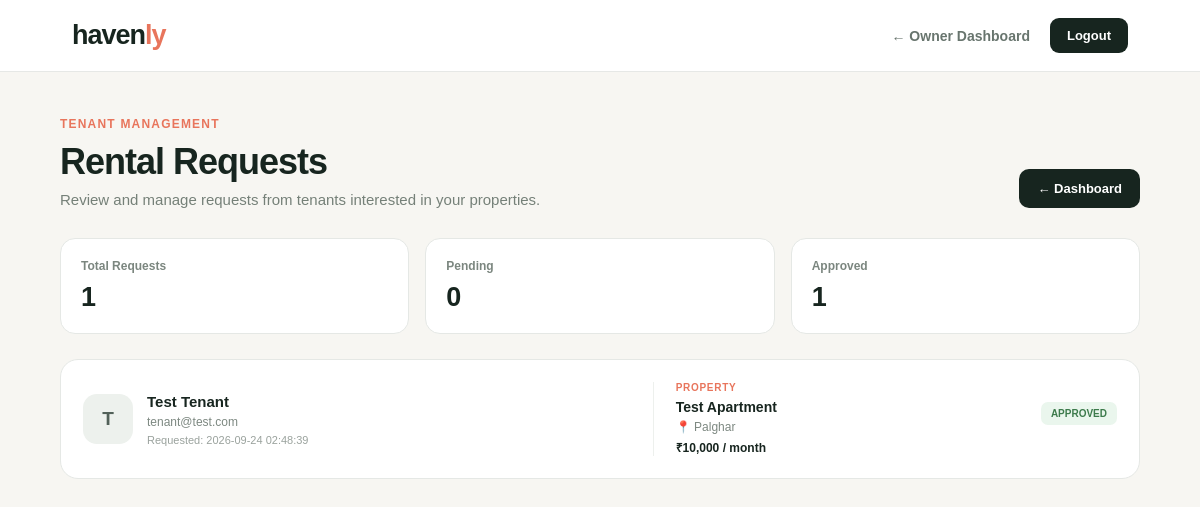
Screenshot of /owner-requests (signed in) with the database file from the repository.
### tables this page shows
CREATE TABLE rental_requests (
    id INTEGER PRIMARY KEY AUTOINCREMENT,
    property_id INTEGER NOT NULL,
    tenant_id INTEGER NOT NULL,
    status TEXT NOT NULL DEFAULT 'Pending',
    request_date TIMESTAMP DEFAULT CURRENT_TIMESTAMP,

    FOREIGN KEY (property_id)
        REFERENCES properties(id),

    FOREIGN KEY (tenant_id)
        REFERENCES users(id)
);

CREATE TABLE users (
    id INTEGER PRIMARY KEY AUTOINCREMENT,
    name TEXT NOT NULL,
    email TEXT UNIQUE NOT NULL,
    password TEXT NOT NULL,
    role TEXT NOT NULL DEFAULT 'tenant'
);

CREATE TABLE properties (
    id INTEGER PRIMARY KEY AUTOINCREMENT,
    title TEXT NOT NULL,
    property_type TEXT NOT NULL,
    location TEXT NOT NULL,
    rent INTEGER NOT NULL,
    description TEXT,
    image_url TEXT,
    available INTEGER DEFAULT 1
, owner_id INTEGER);

### app.py (the view)
@app.route("/owner-requests")
def owner_requests():
    if "user_id" not in session:
        return redirect(url_for("login"))
    if session.get("user_role") != "owner":
        return redirect(url_for("tenant_dashboard"))
    owner_id = session["user_id"]
    connection = get_db_connection()
    rental_requests = connection.execute(
        """
        SELECT
            rental_requests.id,
            rental_requests.status,
            rental_requests.request_date,
            users.name AS tenant_name,
            users.email AS tenant_email,
            properties.title AS property_title,
            properties.location,
            properties.rent
        FROM rental_requests
        JOIN users
            ON rental_requests.tenant_id = users.id
        JOIN properties
            ON rental_requests.property_id = properties.id
        WHERE properties.owner_id = ?
        ORDER BY rental_requests.id DESC
        """,
        (owner_id,)
    ).fetchall()
    total_requests = connection.execute(
        """
        SELECT COUNT(*)
        FROM rental_requests
        JOIN properties
            ON rental_requests.property_id = properties.id
        WHERE properties.owner_id = ?
        """,
        (owner_id,)
    ).fetchone()[0]
    pending_requests = connection.execute(
        """
        SELECT COUNT(*)
        FROM rental_requests
        JOIN properties
            ON rental_requests.property_id = properties.id
        WHERE properties.owner_id = ?
        AND rental_requests.status = 'Pending'
        """,
        (owner_id,)
    ).fetchone()[0]
    approved_requests = connection.execute(
        """
        SELECT COUNT(*)
        FROM rental_requests
        JOIN properties
            ON rental_requests.property_id = properties.id
        WHERE properties.owner_id = ?
        AND rental_requests.status = 'Approved'
        """,
        (owner_id,)
    ).fetchone()[0]
    connection.close()
    return render_template(
        "owner_requests.html",
        rental_requests=rental_requests,
        total_requests=total_requests,
        pending_requests=pending_requests,
        approved_requests=approved_requests
    )

### app.py (called while the page is built)
def get_db_connection():
    connection = sqlite3.connect("database/database.db")
    connection.row_factory = sqlite3.Row
    return connection

### templates/owner_requests.html (shortened to what this page needs)
<!DOCTYPE html>
<html lang="en">
<head>
</head>
<body>
<nav class="navbar">
    <a href="/" class="logo">
        haven<span>ly</span>
    </a>
    <div class="nav-right">
        <a
            href="/owner-dashboard"
            class="back-link"
        >
            ← Owner Dashboard
        </a>
        <a
            href="/logout"
            class="logout-btn"
        >
            Logout
        </a>
    </div>
</nav>
<main class="main">
    <section class="page-header">
        <div>
            <div class="page-label">
                Tenant Management
            </div>
            <h1>
                Rental Requests
            </h1>
            <p>
                Review and manage requests from tenants interested
                in your properties.
            </p>
        </div>
        <a
            href="/owner-dashboard"
            class="dashboard-btn"
        >
            ← Dashboard
        </a>
    </section>
    <section class="summary">
        <div class="summary-card">
            <div class="summary-label">
                Total Requests
            </div>
            <div class="summary-value">
                {{ total_requests }}
            </div>
        </div>
        <div class="summary-card">
            <div class="summary-label">
                Pending
            </div>
            <div class="summary-value">
                {{ pending_requests }}
            </div>
        </div>
        <div class="summary-card">
            <div class="summary-label">
                Approved
            </div>
            <div class="summary-value">
                {{ approved_requests }}
            </div>
        </div>
    </section>
    {% if rental_requests %}
    <div class="requests-container">
        {% for rental_request in rental_requests %}
        <div class="request-card">
            <div class="tenant-section">
                <div class="tenant-avatar">
                    {{ rental_request["tenant_name"][0]|upper }}
                </div>
                <div class="tenant-info">
                    <h3>
                        {{ rental_request["tenant_name"] }}
                    </h3>
                    <div class="tenant-email">
                        {{ rental_request["tenant_email"] }}
                    </div>
                    <div class="request-date">
                        Requested:
                        {{ rental_request["request_date"] }}
                    </div>
                </div>
            </div>
            <div class="property-section">
                <div class="property-label">
                    Property
                </div>
                <h3>
                    {{ rental_request["property_title"] }}
                </h3>
                <div class="property-location">
                    📍 {{ rental_request["location"] }}
                </div>
                <div class="property-rent">
                    ₹{{ "{:,}".format(rental_request["rent"]) }}
                    / month
                </div>
            </div>
            <div class="request-actions">
                {% if rental_request["status"] == "Pending" %}
                <div class="status status-pending">
                    PENDING
                </div>
                <div class="action-buttons">
                    <form
                        action="/owner-request/{{ rental_request['id'] }}/approve"
                        method="POST"
                    >
                        <button
                            type="submit"
                            class="approve-btn"
                        >
                            Approve
                        </button>
                    </form>
                    <form
                        action="/owner-request/{{ rental_request['id'] }}/reject"
                        method="POST"
                    >
                        <button
                            type="submit"
                            class="reject-btn"
                        >
                            Reject
                        </button>
                    </form>
                </div>
                {% elif rental_request["status"] == "Approved" %}
                <div class="status status-approved">
                    APPROVED
                </div>
                {% else %}
                <div class="status status-rejected">
                    REJECTED
                </div>
                {% endif %}
            </div>
        </div>
        {% endfor %}
    </div>
    {% endif %}
</main>
</body>
</html>

### templates/owner_requests.html (style rules this page uses)
* { box-sizing: border-box; margin: 0; padding: 0; }
body { font-family: Arial, Helvetica, sans-serif; background: #f7f6f2; color: #17251f; }
.navbar { height: 72px; background: white; border-bottom: 1px solid #e6e8e6; display: flex; align-items: center; justify-content: space-between; padding: 0 6%; position: sticky; top: 0; z-index: 100; }
.logo { font-size: 27px; font-weight: 800; letter-spacing: -1px; color: #17251f; text-decoration: none; }
.logo span { color: #e8755c; }
.nav-right { display: flex; align-items: center; gap: 20px; }
.back-link { color: #68756e; text-decoration: none; font-size: 14px; font-weight: 600; }
.logout-btn { text-decoration: none; color: white; background: #17251f; padding: 10px 17px; border-radius: 9px; font-size: 13px; font-weight: 700; }
.main { width: 90%; max-width: 1200px; margin: auto; padding: 45px 0 70px; }
.page-header { display: flex; justify-content: space-between; align-items: flex-end; margin-bottom: 30px; }
.page-label { color: #e8755c; font-size: 12px; font-weight: 800; text-transform: uppercase; letter-spacing: 1.2px; margin-bottom: 10px; }
.page-header h1 { font-size: 36px; letter-spacing: -1px; margin-bottom: 8px; }
.page-header p { color: #758078; font-size: 15px; }
.dashboard-btn { background: #17251f; color: white; padding: 12px 18px; border-radius: 10px; text-decoration: none; font-size: 13px; font-weight: 700; }
.summary { display: grid; grid-template-columns: repeat(3, 1fr); gap: 16px; margin-bottom: 25px; }
.summary-card { background: white; border: 1px solid #e5e8e5; border-radius: 15px; padding: 20px; }
.summary-label { color: #7b867f; font-size: 12px; font-weight: 600; margin-bottom: 9px; }
.summary-value { font-size: 27px; font-weight: 800; }
.requests-container { display: flex; flex-direction: column; gap: 16px; }
.request-card { background: white; border: 1px solid #e5e8e5; border-radius: 18px; padding: 22px; display: grid; grid-template-columns: 1.5fr 1fr auto; align-items: center; gap: 25px; transition: 0.2s; }
.tenant-section { display: flex; align-items: center; gap: 14px; }
.tenant-avatar { width: 50px; height: 50px; flex-shrink: 0; border-radius: 14px; background: #edf1ed; display: flex; align-items: center; justify-content: center; font-size: 19px; font-weight: 800; color: #526159; }
.tenant-info h3 { font-size: 15px; margin-bottom: 5px; }
.tenant-email { color: #7d8881; font-size: 12px; }
.request-date { color: #9aa29d; font-size: 11px; margin-top: 5px; }
.property-section { border-left: 1px solid #edf0ed; padding-left: 22px; }
.property-label { color: #e8755c; font-size: 10px; font-weight: 800; text-transform: uppercase; letter-spacing: 0.7px; margin-bottom: 6px; }
.property-section h3 { font-size: 14px; margin-bottom: 5px; }
.property-location { color: #7d8881; font-size: 12px; }
.property-rent { color: #17251f; font-size: 12px; font-weight: 700; margin-top: 5px; }
.request-actions { text-align: right; }
.status { display: inline-block; padding: 6px 10px; border-radius: 7px; font-size: 10px; font-weight: 800; margin-bottom: 12px; }
.status-approved { background: #eaf6ed; color: #3d7b4c; }

### rows the page displays
rental_requests: name "T", tenant_name "Test Tenant", tenant_email "tenant@test.com", request_date "2026-09-24 02:48:39", property_title "Test Apartment", location "Palghar", status "APPROVED"
properties: rent "10,000"

### other values shown
{{ total_requests }} "1"
{{ pending_requests }} "0"
{{ approved_requests }} "1"
